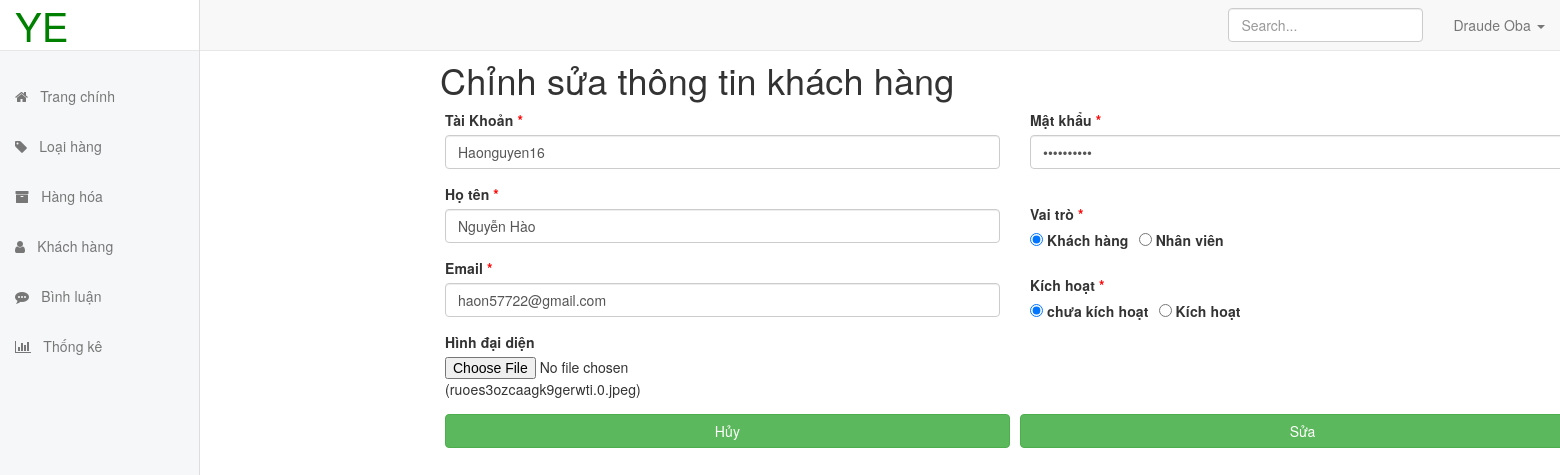
The page /admin/khach-hang/edit.php?ma_kh=Haonguyen16 on the database its author committed.
### tables this page shows
CREATE TABLE `khach_hang` (
  `ma_kh` varchar(20) NOT NULL,
  `mat_khau` varchar(50) NOT NULL,
  `ho_ten` varchar(50) NOT NULL,
  `kich_hoat` tinyint(1) NOT NULL DEFAULT 0,
  `hinh` varchar(50) NOT NULL,
  `email` varchar(50) NOT NULL,
  `vai_tro` tinyint(1) NOT NULL DEFAULT 0
);

### PDO/pdo.php (called while the page is built, shortened)
<?php
function pdo_get_connection()
{
    $severname = "localhost";
    $username = "root";
    $password = "";
    try {
        $conn = new PDO("mysql:host=$severname;dbname=DuAnMau", $username, $password);
        $conn->setAttribute(PDO::ATTR_ERRMODE, PDO::ERRMODE_EXCEPTION);
        return $conn;
    } catch (PDOException $e) {
        echo "Lỗi kết nối: " . $e->getMessage();
    }
}
function pdo_query_one($sql)
{
    $sql_args = array_slice(func_get_args(), 1);
    try {
        $conn = pdo_get_connection();
        $stmt = $conn->prepare($sql);
        $stmt->execute($sql_args);
        $rows = $stmt->fetch(PDO::FETCH_ASSOC);
        return $rows;
    } catch (PDOException $e) {
        throw $e;
    } finally {
        unset($conn);
    }
}

### PDO/khach-hang.php (called while the page is built, shortened)
<?php
require_once "pdo.php";
function khach_hang_select_by_id($ma_kh)
{
    $sql = "SELECT * from khach_hang where ma_kh=?";
    return pdo_query_one($sql, $ma_kh);
}

### admin/khach-hang/edit.php (the view, shortened to what this page needs)
<?php
require "../../PDO/pdo.php";
require "../../PDO/khach-hang.php";
if (isset($_GET['ma_kh'])) {
    $ma_kh = $_GET['ma_kh'];
    $kh_info = khach_hang_select_by_id($ma_kh);
    extract($kh_info);
}
?>
<!DOCTYPE html>
<html lang="en">
<head>
    <link rel="stylesheet" href="../../assets/css/admin.css">
    <link rel="stylesheet" href="https://maxcdn.bootstrapcdn.com/bootstrap/3.3.7/css/bootstrap.min.css">
    <link rel="stylesheet" href="https://maxcdn.bootstrapcdn.com/font-awesome/4.7.0/css/font-awesome.min.css
">
    <link rel="stylesheet" href="https://code.jquery.com/jquery-3.1.1.min.js">
    <link rel="stylesheet" href="https://maxcdn.bootstrapcdn.com/bootstrap/3.3.7/js/bootstrap.min.js">
</head>
<body>
    <nav class="mnb navbar navbar-default navbar-fixed-top">
        <div class="container-fluid">
            <div id="navbar" class="navbar-collapse collapse">
                <ul class="nav navbar-nav navbar-right">
                    <li class="dropdown">
                        <a href="#" class="dropdown-toggle" data-toggle="dropdown" role="button" aria-haspopup="true" aria-expanded="false">Draude Oba <span class="caret"></span></a>
                    </li>
                </ul>
                <form class="navbar-form navbar-right">
                    <input type="text" class="form-control" placeholder="Search...">
                </form>
            </div>
        </div>
    </nav>
    <?php
    require "../menu.php";
    ?>
    <div class="mcw" style="margin-top: 4rem;">
        <div class="cv">
            <div>
                <div class="inbox">
                    <div class="inbox-bx container-fluid">
                        <div class="row" style="margin-left: 20rem;">
                            <div class="col-md-8">
                                <div class="container">
                                    <div class="text-lg-start" style="margin-left: 1rem;">
                                        <h1>
                                            Chỉnh sửa thông tin khách hàng
                                        </h1>
                                    </div>
                                    <div class="row ">
                                        <div class="col-lg-7 mx-auto">
                                            <div class="card mt-2 mx-auto p-4 bg-light">
                                                <div class="card-body bg-light">
                                                    <div class="container">
                                                        <form action="edit.php" method="post" enctype="multipart/form-data" id="contact-form" role="form">
                                                            <div class="controls">
                                                                <div class="row">
                                                                    <div class="col-md-6">
                                                                        <div class="form-group">
                                                                            <label for="form_name">Tài Khoản <span style="color: red;">*</span></label>
                                                                            <input id="form_name" type="text" name="tai_khoan" value="<?= $ma_kh ?>" class="form-control" placeholder="Tài khoản của bạn" required="required" data-error="Firstname is required.">
                                                                        </div>
                                                                    </div>
                                                                    <div class="col-md-6">
                                                                        <div class="form-group">
                                                                            <label for="form_lastname">Mật khẩu <span style="color: red;">*</span></label>
                                                                            <input id="form_lastname" type="password" name="mat_khau" value="<?= $mat_khau ?>" class="form-control" placeholder="Mật khẩu" required="required" data-error="Lastname is required.">
                                                                        </div>
                                                                    </div>
                                                                </div>
                                                                <div class="row">
                                                                    <div class="col-md-6">
                                                                        <div class="form-group">
                                                                            <label for="form_name">Họ tên <span style="color: red;">*</span></label>
                                                                            <input id="form_name" type="text" name="ho_ten" value="<?= $ho_ten ?>" class="form-control" placeholder="Tên của bạn" required="required" data-error="Firstname is required.">
                                                                        </div>
                                                                        <div class="form-group">
                                                                            <label for="form_email">Email <span style="color: red;">*</span></label>
                                                                            <input id="form_email" type="email" name="email" value="<?= $email ?>" class="form-control" placeholder="Địa chỉ email" required="required" data-error="Valid email is required.">
                                                                        </div>
                                                                    </div>
                                                                    <br>
                                                                    <div class="col-md-6"><label>Vai trò <span style="color: red;">*</span></label></div>
                                                                    <div class="col-md-6" style="display:flex;">
                                                                        <div class="form-check form-check-inline">
                                                                            <input name="vai_tro" value="0" <?= !$vai_tro ? "checked" : "" ?> class="form-check-input" type="radio" id="inlineRadio1">
                                                                            <label class="form-check-label" for="inlineRadio1">Khách hàng</label>
                                                                        </div>
                                                                        <div class="form-check form-check-inline" style="margin-left: 1rem;">
                                                                            <input name="vai_tro" value="1" <?= $vai_tro ? "checked" : "" ?> class="form-check-input" type="radio" id="inlineRadio2">
                                                                            <label class="form-check-label" for="inlineRadio2">Nhân viên</label>
                                                                        </div>
                                                                    </div>
                                                                    <div class="col-md-6"><br></div>
                                                                    <div class="col-md-6"><label>Kích hoạt <span style="color: red;">*</span></label></div>
                                                                    <div class="col-md-6" style="display:flex;">
                                                                        <div class="form-check form-check-inline">
                                                                            <input name="kich_hoat" value="0" <?= !$kich_hoat ? "checked" : "" ?> class="form-check-input" type="radio" id="inlineRadio1">
                                                                            <label class="form-check-label" for="inlineRadio1">chưa kích hoạt</label>
                                                                        </div>
                                                                        <div class="form-check form-check-inline" style="margin-left: 1rem;">
                                                                            <input name="kich_hoat" value="1" <?= $kich_hoat ? "checked" : "" ?> class="form-check-input" type="radio" id="inlineRadio2">
                                                                            <label class="form-check-label" for="inlineRadio2">Kích hoạt</label>
                                                                        </div>
                                                                    </div>
                                                                </div>
                                                                <div class="row">
                                                                    <div class="col-md-12">
                                                                        <div class="form-group">
                                                                            <label for="exampleFormControlFile1">Hình đại diện</label>
                                                                            <input type="file" name="hinh" class="form-control-file" id="exampleFormControlFile1">
                                                                            (<?= $hinh ?>)
                                                                        </div>
                                                                    </div>
                                                                    <div class="col-md-12" style="display: flex;">
                                                                        <a href="list.php" class="btn btn-success btn-send  pt-2 btn-block">Hủy</a>
                                                                        <input type="submit" style="margin: 0; margin-left: 1rem;" class="btn btn-success btn-send  pt-2 btn-block" value="Sửa">
                                                                    </div>
                                                                </div>
                                                            </div>
                                                        </form>
                                                    </div>
                                                </div>
                                            </div>
                                        </div>
                                    </div>
                                </div>
                            </div>
                        </div>
                    </div>
                </div>
            </div>
        </div>
    </div>
</body>
</html>

### assets/css/admin.css (style rules this page uses)
body { margin-top: 50px; background-color: #fff; font-family: Arial, sans-serif; font-size: 14px; letter-spacing: 0.01em; color: #39464e; }
.navbar-default { background-color: #fff; margin-left: 200px; }
.mcw { margin-left: 200px; position: relative; min-height: 100%; }
a, a:focus, a:hover { text-decoration: none; }
.inbox .container-fluid { padding-left: 0; padding-right: 0; }
.msb, .mnb { -moz-animation: slidein 300ms forwards; -o-animation: slidein 300ms forwards; -webkit-animation: slidein 300ms forwards; animation: slidein 300ms forwards; -webkit-transform-style: preserve-3d; transform-style: preserve-3d; }
.mcw { -moz-animation: bodyslidein 300ms forwards; -o-animation: bodyslidein 300ms forwards; -webkit-animation: bodyslidein 300ms forwards; animation: bodyslidein 300ms forwards; -webkit-transform-style: preserve-3d; transform-style: preserve-3d; }

### rows shown on the page
khach_hang: tai_khoan "Haonguyen16", ho_ten "Nguyễn Hào", email "haon57722@gmail.com", vai_tro "☑ Khách hàng", vai_tro "☐ Nhân viên", kich_hoat "☑", hinh "ruoes3ozcaagk9gerwti.0.jpeg"
